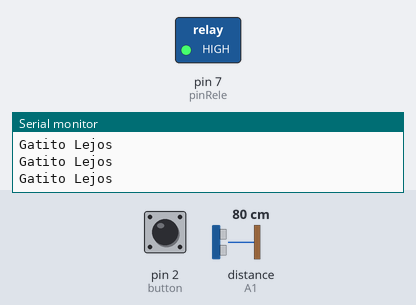
Bench run of a sketch on a simulated Arduino Uno, built with avr-gcc and run on an emulated ATmega328P. On the bench: switched loads named in the sketch (green lamp = pin HIGH), the last lines printed to the serial monitor. Wiring (inferred from the names in the program): ultrasonic range finder: trigger A0; echo A1. Dashed ring = blinking. The inputs (shaded band) are chosen by the test bench; at power-on: pin 2 (button) LOW, distance to the obstacle (sensor on A1) 80 cm. The echo pulse lasts 58.3 µs per cm; pins used as bus, display or sensor lines are not drawn.

Above: at 1.2 s.
1.3 s: pin 2 (button) pulled HIGH for 3.2 s
At 4.9 s:
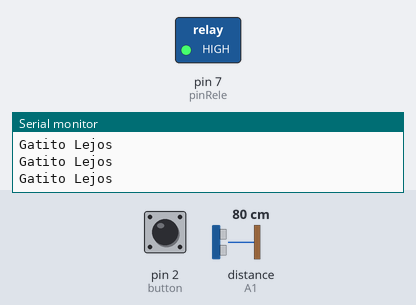
6.0 s: distance to the obstacle (sensor on A1) set to 2 cm
At 6.4 s:
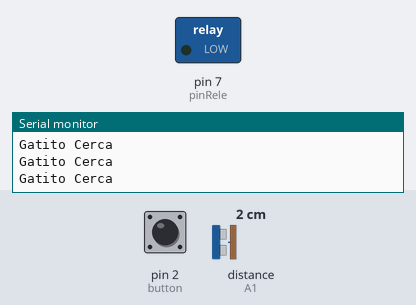
7.9 s: pin 2 (button) pulled HIGH for 0.15 s
At 8.8 s:
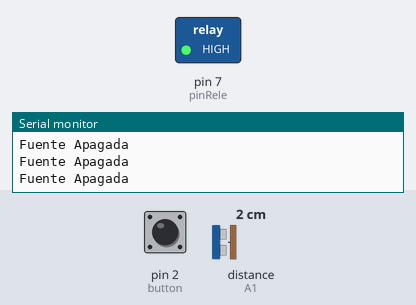
11.0 s: pin 2 (button) pulled HIGH for 1 s
At 12.0 s:
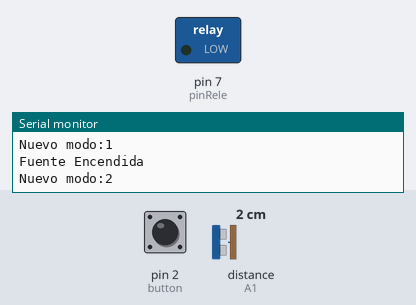
13.5 s: distance to the obstacle (sensor on A1) set to 35 cm
At 14.1 s:
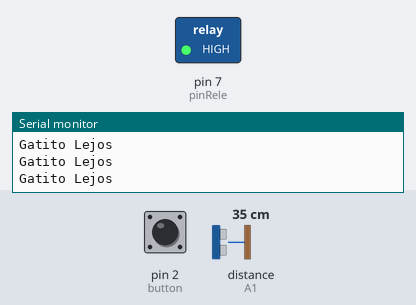
Timing chart, 0 to 16.5 s (numbered marks = the images above; inputs shaded):
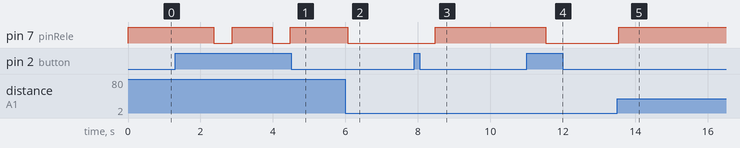

The sketch:

SmartGatito.ino
```cpp
// Definición de pines
const int pingPin = A0; // Pin de disparo del sensor ultrasónico
const int echoPin = A1; // Pin de eco del sensor ultrasónico
const int pinRele = 7;  // Pin para controlar el relé
const int button = 2;   // Pin para el botón de cambio de modo

// Variables
byte modo = 2; // Modo inicial

void setup() {
   Serial.begin(9600); // Inicialización del puerto serial

   // Configuración de pines
   pinMode(pinRele, OUTPUT); // Pin del relé como salida
   pinMode(button, INPUT);   // Pin del botón como entrada
}

void loop() {
  // Lectura del estado del botón
  byte estadoBoton = digitalRead(button);

  // Cambio de modo al presionar el botón
  if (estadoBoton == HIGH) {
    modo++;
    if (modo > 3) modo = 1; // Reinicio del ciclo
    Serial.print("Nuevo modo:");
    Serial.println(modo);
    delay(500); // Retardo para evitar rebotes
  }

  // Ejecución del modo actual
  switch (modo) {
    case 1:
      // Modo siempre encendido
      digitalWrite(pinRele, LOW); // Encender la bomba
      Serial.println("Fuente Encendida");
      break;
    case 2:
      // Modo dependiendo de la medición del ultrasonido
      long duration, inches;
      double cm;
      pinMode(pingPin, OUTPUT);     // Establecer pin de disparo como salida
      digitalWrite(pingPin, LOW);   // Enviar pulso corto
      delayMicroseconds(2);
      digitalWrite(pingPin, HIGH);  // Enviar pulso largo
      delayMicroseconds(10);
      digitalWrite(pingPin, LOW);   // Detener pulso
      pinMode(echoPin, INPUT);      // Establecer pin de eco como entrada
      duration = pulseIn(echoPin, HIGH); // Medir duración del eco
      cm = microsecondsToCentimeters(duration); // Convertir a centímetros
      if (cm < 30) {
        Serial.println("Gatito Cerca");
        digitalWrite(pinRele, LOW); // Encender la bomba
      } else {
        Serial.println("Gatito Lejos");
        digitalWrite(pinRele, HIGH); // Apagar la bomba
      }
      delay(100); // Retardo para estabilidad
      break;
    case 3:
      // Modo siempre apagado
      digitalWrite(pinRele, HIGH); // Apagar la bomba
      Serial.println("Fuente Apagada");
      break;
  }
}

// Función para convertir microsegundos a centímetros
long microsecondsToCentimeters(long microseconds) {
   return microseconds / 29 / 2;
}
```

Measured:
- after the input at 1.3 s, pin 7 (pinRele): alternates HIGH for 1.1 s and LOW for 0.51 s, starting after 1.1 s
- after the input at 6.0 s, pin 7 (pinRele): HIGH → LOW after 0.06 s
- after the input at 7.9 s, pin 7 (pinRele): LOW → HIGH after 0.57 s
- after the input at 11.0 s, pin 7 (pinRele): HIGH → LOW after 0.53 s
- after the input at 13.5 s, pin 7 (pinRele): LOW → HIGH after 0.05 s
